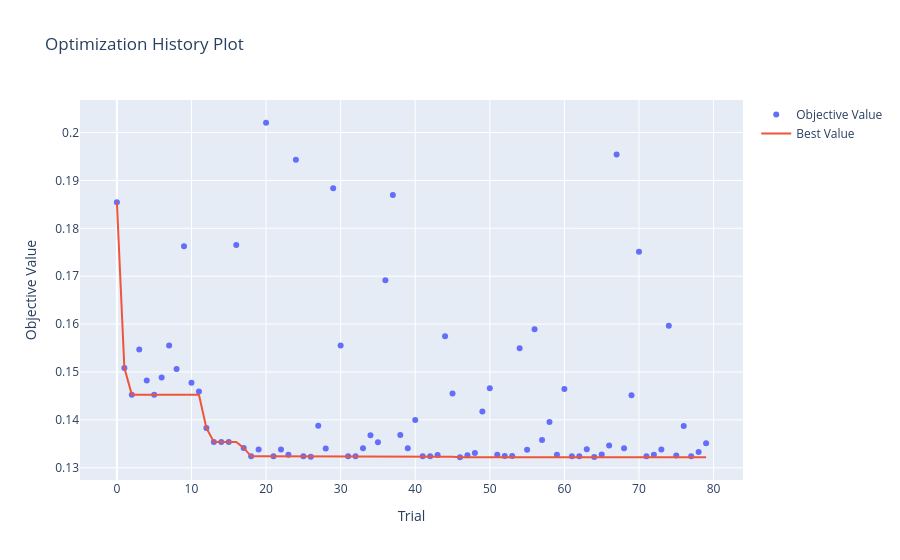
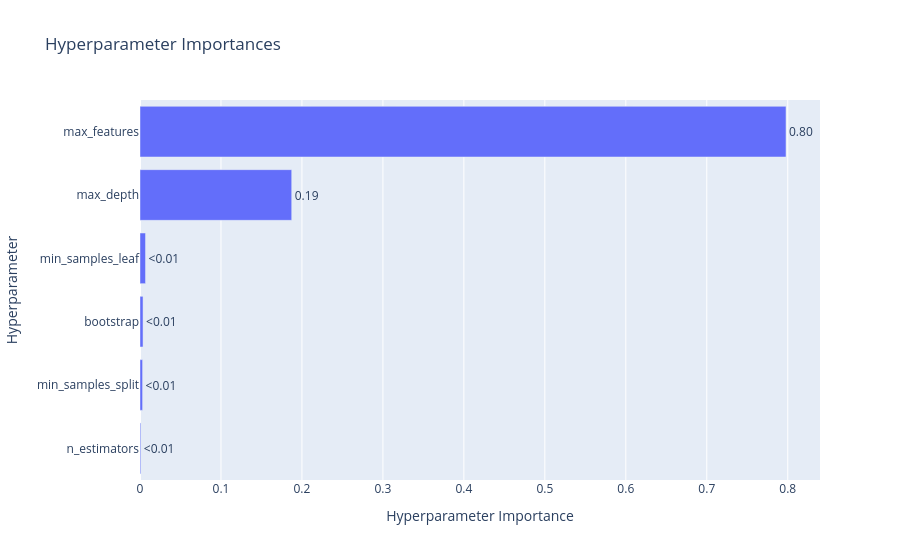

Notebook code for these charts, in order:
### Code cell
optuna.visualization.plot_optimization_history(study_rf).show()
optuna.visualization.plot_param_importances(study_rf).show()

### Figure 1 — Plotly figure (JSON) as saved in the notebook; plotly's stock layout.template omitted (floating-point values rounded to 4 significant figures)
{"data": [{"mode": "markers", "name": "Objective Value", "type": "scatter", "x": [0, 1, 2, 3, 4, 5, 6, 7, 8, 9, 10, 11, 12, 13, 14, 15, 16, 17, 18, 19, 20, 21, 22, 23, 24, 25, 26, 27, 28, 29, 30, 31, 32, 33, 34, 35, 36, 37, 38, 39, 40, 41, 42, 43, 44, 45, 46, 47, 48, 49, 50, 51, 52, 53, 54, 55, 56, 57, 58, 59, 60, 61, 62, 63, 64, 65, 66, 67, 68, 69, 70, 71, 72, 73, 74, 75, 76, 77, 78, 79], "y": [0.1854, 0.1509, 0.1453, 0.1547, 0.1482, 0.1453, 0.1488, 0.1555, 0.1506, 0.1763, 0.1477, 0.1459, 0.1383, 0.1354, 0.1354, 0.1354, 0.1765, 0.1341, 0.1324, 0.1338, 0.202, 0.1324, 0.1338, 0.1327, 0.1943, 0.1324, 0.1323, 0.1388, 0.134, 0.1883, 0.1555, 0.1324, 0.1324, 0.134, 0.1368, 0.1353, 0.1691, 0.1869, 0.1369, 0.134, 0.14, 0.1324, 0.1324, 0.1327, 0.1574, 0.1455, 0.1322, 0.1326, 0.1331, 0.1418, 0.1466, 0.1327, 0.1324, 0.1325, 0.155, 0.1337, 0.1589, 0.1358, 0.1396, 0.1327, 0.1465, 0.1324, 0.1324, 0.1338, 0.1323, 0.1328, 0.1346, 0.1954, 0.1341, 0.1451, 0.1751, 0.1324, 0.1327, 0.1338, 0.1596, 0.1326, 0.1387, 0.1324, 0.1333, 0.1351]}, {"mode": "lines", "name": "Best Value", "type": "scatter", "x": [0, 1, 2, 3, 4, 5, 6, 7, 8, 9, 10, 11, 12, 13, 14, 15, 16, 17, 18, 19, 20, 21, 22, 23, 24, 25, 26, 27, 28, 29, 30, 31, 32, 33, 34, 35, 36, 37, 38, 39, 40, 41, 42, 43, 44, 45, 46, 47, 48, 49, 50, 51, 52, 53, 54, 55, 56, 57, 58, 59, 60, 61, 62, 63, 64, 65, 66, 67, 68, 69, 70, 71, 72, 73, 74, 75, 76, 77, 78, 79], "y": [0.1854, 0.1509, 0.1453, 0.1453, 0.1453, 0.1453, 0.1453, 0.1453, 0.1453, 0.1453, 0.1453, 0.1453, 0.1383, 0.1354, 0.1354, 0.1354, 0.1354, 0.1341, 0.1324, 0.1324, 0.1324, 0.1324, 0.1324, 0.1324, 0.1324, 0.1324, 0.1323, 0.1323, 0.1323, 0.1323, 0.1323, 0.1323, 0.1323, 0.1323, 0.1323, 0.1323, 0.1323, 0.1323, 0.1323, 0.1323, 0.1323, 0.1323, 0.1323, 0.1323, 0.1323, 0.1323, 0.1322, 0.1322, 0.1322, 0.1322, 0.1322, 0.1322, 0.1322, 0.1322, 0.1322, 0.1322, 0.1322, 0.1322, 0.1322, 0.1322, 0.1322, 0.1322, 0.1322, 0.1322, 0.1322, 0.1322, 0.1322, 0.1322, 0.1322, 0.1322, 0.1322, 0.1322, 0.1322, 0.1322, 0.1322, 0.1322, 0.1322, 0.1322, 0.1322, 0.1322]}, {"marker": {"color": "#cccccc"}, "mode": "markers", "name": "Infeasible Trial", "showlegend": false, "type": "scatter", "x": [], "y": []}], "layout": {"title": {"text": "Optimization History Plot"}, "xaxis": {"title": {"text": "Trial"}}, "yaxis": {"title": {"text": "Objective Value"}}}}

### Figure 2 — Plotly figure (JSON) as saved in the notebook; plotly's stock layout.template omitted (floating-point values rounded to 4 significant figures)
{"data": [{"cliponaxis": false, "hovertemplate": ["n_estimators (IntDistribution): 0.001014323596536424<extra></extra>", "min_samples_split (IntDistribution): 0.003197229504289603<extra></extra>", "bootstrap (CategoricalDistribution): 0.0037491571697763505<extra></extra>", "min_samples_leaf (IntDistribution): 0.006821734579610895<extra></extra>", "max_depth (CategoricalDistribution): 0.1873747996772068<extra></extra>", "max_features (CategoricalDistribution): 0.7978427554725799<extra></extra>"], "name": "Objective Value", "orientation": "h", "text": ["<0.01", "<0.01", "<0.01", "<0.01", "0.19", "0.80"], "textposition": "outside", "type": "bar", "x": [0.001014, 0.003197, 0.003749, 0.006822, 0.1874, 0.7978], "y": ["n_estimators", "min_samples_split", "bootstrap", "min_samples_leaf", "max_depth", "max_features"]}], "layout": {"title": {"text": "Hyperparameter Importances"}, "xaxis": {"title": {"text": "Hyperparameter Importance"}}, "yaxis": {"title": {"text": "Hyperparameter"}}}}
